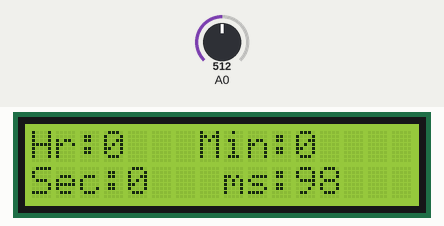
Recording of a sketch running on a simulated Arduino Uno, built with avr-gcc and run on an emulated ATmega328P. Shown: 16×2 character LCD. Inputs (shaded band) come from the test bench; at power-on: A0 = 512.

Above: at 1.2 s.
1.3 s: A0 set to 661
At 1.3 s:
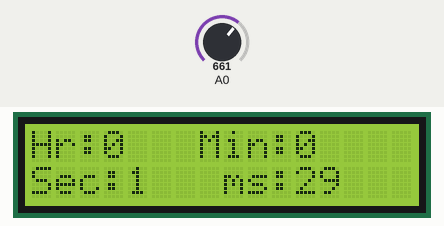
At 16.6 s:
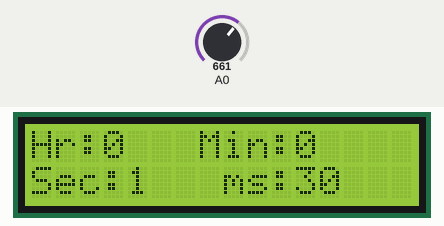
Timing chart, 0 to 17.8 s (numbered marks = the images above; inputs shaded):
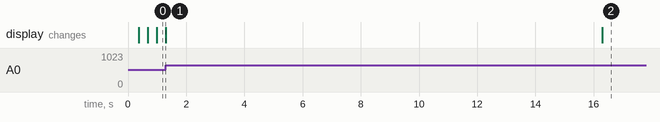

The sketch:

sketch_feb9Project26stopwatch2.ino
```cpp
// Project 26 – Digital Stopwatch
#include <LiquidCrystal.h>
LiquidCrystal lcd(8,9,4,5,6,7);   //Select pins used
#define btnSELECT 4
#define btnNONE 5
long offset=0;

int lcd_key =0;
int adc_key_in =0;

int read_LCD_buttons(){
  adc_key_in = analogRead(0);

  if (adc_key_in < 850 && adc_key_in > 651 ) return btnSELECT;

  else return btnNONE;

}

void setup()
{
  lcd.begin (16,2);  //Starts the library
  lcd.setCursor (0,1);
  lcd.print ("Sec:    ms:");
  lcd.setCursor (0,0);
  lcd.print ("Hr:    Min:");

}


void loop()
{
  long m=millis()-offset;
int hours = (m/3600000) % 100;
int minutes = (m/60000) % 60;
int seconds = (m/1000) % 60;
int ms = (m /10) % 100;

  lcd.setCursor (11, 0);
  lcd.print (minutes);   //Displays Minutes
lcd.print (" ");

  lcd.setCursor (11, 1);
  lcd.print (ms);        //Displays Milliseconds
lcd.print (" ");

  lcd.setCursor (4, 1);
  lcd.print (seconds);   //Displays Seconds
lcd.print (" ");

  lcd.setCursor (3, 0);
  lcd.print (hours);     //Displays Hours
lcd.print (" ");

  lcd_key = read_LCD_buttons();   //read buttons
  switch (lcd_key){
    case btnSELECT:{
      delay(15000);
      offset+=15000;
      break;
    }
  }
}
```
